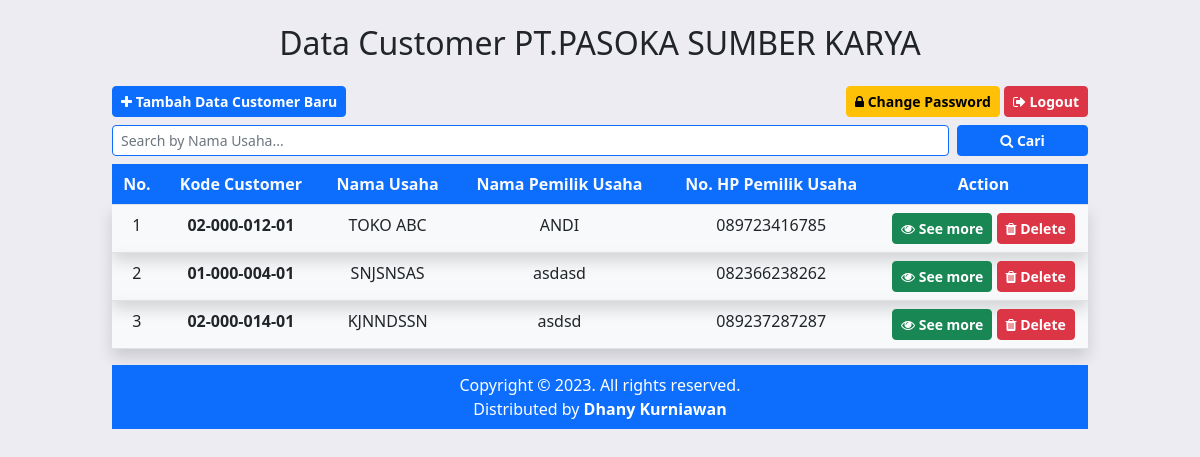
Page /home.php (signed in) on the earlier database version.
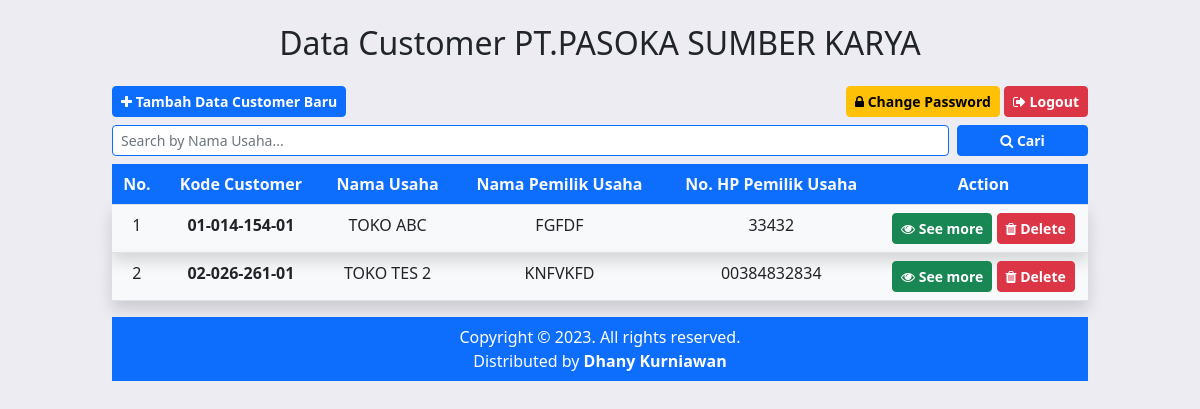
Same page on the later database version.
### tables this page shows
CREATE TABLE `customer` (
  `id_cust` int(11) NOT NULL,
  `nama_usaha` varchar(256) NOT NULL,
  `jenis_usaha` varchar(256) NOT NULL,
  `lama_usaha` varchar(256) NOT NULL,
  `tempat_usaha` varchar(256) NOT NULL,
  `npwp` varchar(256) NOT NULL,
  `telp` varchar(256) NOT NULL,
  `omzet` varchar(256) NOT NULL,
  `kompetitor` varchar(256) NOT NULL,
  `alm_usaha` varchar(256) NOT NULL,
  `cabang` varchar(256) NOT NULL,
  `kab` varchar(256) NOT NULL,
  `kec` varchar(256) NOT NULL,
  `rt` varchar(256) NOT NULL,
  `rw` varchar(256) NOT NULL,
  `pemilik` varchar(256) NOT NULL,
  `nik` varchar(256) NOT NULL,
  `hp_pemilik` varchar(256) NOT NULL,
  `pic` varchar(256) NOT NULL,
  `hp_pic` varchar(256) NOT NULL
);

### home.php (the view, shortened to what the changed rows need)
<?php
require "koneksi.php";
?>
<!DOCTYPE html>
<html lang="en">
<head>
    <link rel="stylesheet" href="css/bootstrap.min.css" />
    <link rel="stylesheet" href="https://use.fontawesome.com/releases/v5.0.13/css/all.css">
    <link rel="stylesheet" href="https://maxcdn.bootstrapcdn.com/font-awesome/4.4.0/css/font-awesome.min.css">
</head>
<body style="background-color: #ececf2;">
    <div class="container col-md-10 mt-4">
        <h2 class="text-center mb-4">Data Customer PT.PASOKA SUMBER KARYA</h2>
        <table class="table align-self-center">
            <thead>
                <tr class="text-center text-light bg-primary" style="position: sticky; top: 0;">
                    <th>No.</th>
                    <th>Kode Customer</th>
                    <th>Nama Usaha</th>
                    <th>Nama Pemilik Usaha</th>
                    <th>No. HP Pemilik Usaha</th>
                    <th>Action</th>
                </tr>
            </thead>
            <tbody class="bg-light">
                <?php
                $no = 1;
                $index_kec = array();
                $data = mysqli_query($koneksi, "SELECT * FROM customer");
                while ($d = mysqli_fetch_array($data)) {
                    $id_cust = $d['id_cust'];
                    $nama_usaha = $d['nama_usaha'];
                    $cabang = $d['cabang'];
                    $kab = $d['kab'];
                    $kec = $d['kec'];
                    $pemilik = $d['pemilik'];
                    $hp_pemilik = $d['hp_pemilik'];
                    $nomor = $no++;
                ?>
                <tr class="text-center shadow">
                    <td>
                        <?= $nomor; ?>
                    </td>
                    <td>
                        <?php
                            array_push($index_kec, $kec);
                            $counts = array_count_values($index_kec);
                            $no_urut = $counts[$kec];
                        ?>
                        <strong>
                            <?=  str_pad($cabang,2,0,STR_PAD_LEFT);
                            echo "-";
                            echo str_pad($kab,3,0,STR_PAD_LEFT);
                            echo "-";
                            echo str_pad($kec,3,0,STR_PAD_LEFT);
                            echo "-";
                            echo str_pad($no_urut,2,0,STR_PAD_LEFT); ?>
                        </strong>
                    </td>
                    <td>
                        <?= $nama_usaha; ?>
                    </td>
                    <td>
                    <?= $pemilik; ?>
                    </td>
                    <td>
                    <?= $hp_pemilik; ?>
                    </td>
                    <td class="ps-0 pe-0">
                        <a href="detail.php?id_cust=<?= $id_cust; ?>&nourut=<?= $no_urut ?>" class="btn btn-sm btn-success fw-bold">
                            <i class="fa fa-eye"></i>
                            See more
                        </a>
                        <a href="hapus_cust.php?id_cust=<?= $id_cust; ?>" class="btn btn-sm btn-danger fw-bold" onclick="return confirm('APAKAH ANDA YAKIN INGIN MENGHAPUS <?= $nama_usaha; ?> DARI SISTEM?')">
                            <i class="fa fa-trash"></i>
                            Delete
                        </a>
                    </td>
                </tr>
                <?php } ?>
            </tbody>
        </table>
    </div>
</body>
</html>

Differences in the rows shown:
removed customer: nomor "1", cabang "02", kab "000", kec "012", kec "01", nama_usaha "TOKO ABC", pemilik "ANDI", hp_pemilik "089723416785"
removed customer: nomor "2", cabang "01", kab "000", kec "004", kec "01", nama_usaha "SNJSNSAS", pemilik "asdasd", hp_pemilik "082366238262"
removed customer: nomor "3", cabang "02", kab "000", kec "014", kec "01", nama_usaha "KJNNDSSN", pemilik "asdsd", hp_pemilik "089237287287"
added customer: nomor "1", cabang "01", kab "014", kec "154", kec "01", nama_usaha "TOKO ABC", pemilik "FGFDF", hp_pemilik "33432"
added customer: nomor "2", cabang "02", kab "026", kec "261", kec "01", nama_usaha "TOKO TES 2", pemilik "KNFVKFD", hp_pemilik "00384832834"
